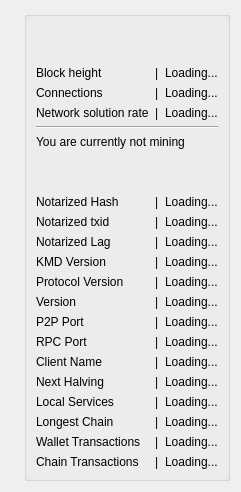
      <widget class="QWidget" name="tab_5">
       <attribute name="title">
        <string>hushd</string>
       </attribute>
       <layout class="QVBoxLayout" name="verticalLayout_7">
        <item>
         <layout class="QHBoxLayout" name="horizontalLayout_14">
          <item>
           <widget class="FilledIconLabel" name="hushlogo">
            <property name="sizePolicy">
             <sizepolicy hsizetype="Expanding" vsizetype="Expanding">
              <horstretch>0</horstretch>
              <verstretch>0</verstretch>
             </sizepolicy>
            </property>
            <property name="text">
             <string/>
            </property>
            <property name="scaledContents">
             <bool>false</bool>
            </property>
           </widget>
          </item>
          <item>
           <widget class="QGroupBox" name="groupBox_5">
            <property name="title">
             <string/>
            </property>
            <layout class="QGridLayout" name="gridLayout_5">
             <item row="5" column="0" colspan="3">
              <widget class="QLabel" name="label_14">
               <property name="text">
                <string>You are currently not mining</string>
               </property>
              </widget>
             </item>
             <item row="6" column="0">
              <spacer name="verticalSpacer_4">
               <property name="orientation">
                <enum>Qt::Vertical</enum>
               </property>
               <property name="sizeHint" stdset="0">
                <size>
                 <width>20</width>
                 <height>40</height>
                </size>
               </property>
              </spacer>
             </item>
             <item row="2" column="2">
              <widget class="QLabel" name="numconnections">
               <property name="text">
                <string>Loading...</string>
               </property>
              </widget>
             </item>
             <item row="1" column="0">
              <widget class="QLabel" name="heightLabel">
               <property name="text">
                <string>Block height</string>
               </property>
              </widget>
             </item>

             <item row="7" column="0">
              <widget class="QLabel" name="notarizedhashlabel">
               <property name="text">
                <string>Notarized Hash</string>
               </property>
              </widget>
             </item>
             <item row="7" column="2">
              <widget class="QLabel" name="notarizedhashvalue">
               <property name="text">
                <string>Loading...</string>
               </property>
              </widget>
             </item>
             <item row="7" column="1">
              <widget class="QLabel" name="notarizedhashspacer">
               <property name="text">
                <string>|</string>
               </property>
              </widget>
             </item>

             <item row="8" column="0">
              <widget class="QLabel" name="notarizedtxidlabel">
               <property name="text">
                <string>Notarized txid</string>
               </property>
              </widget>
             </item>
             <item row="8" column="2">
              <widget class="QLabel" name="notarizedtxidvalue">
               <property name="text">
                <string>Loading...</string>
               </property>
              </widget>
             </item>
             <item row="8" column="1">
              <widget class="QLabel" name="notarizedtxidspacer">
               <property name="text">
                <string>|</string>
               </property>
              </widget>
             </item>

             <item row="9" column="0">
              <widget class="QLabel" name="laglabel">
               <property name="text">
                <string>Notarized Lag</string>
               </property>
              </widget>
             </item>
             <item row="9" column="2">
              <widget class="QLabel" name="lagvalue">
               <property name="text">
                <string>Loading...</string>
               </property>
              </widget>
             </item>
             <item row="9" column="1">
              <widget class="QLabel" name="lagspacer">
               <property name="text">
                <string>|</string>
               </property>
              </widget>
             </item>

             <item row="10" column="0">
              <widget class="QLabel" name="kmdversionlabel">
               <property name="text">
                <string>KMD Version</string>
               </property>
              </widget>
             </item>
             <item row="10" column="2">
              <widget class="QLabel" name="kmdversion">
               <property name="text">
                <string>Loading...</string>
               </property>
              </widget>
             </item>
             <item row="10" column="1">
              <widget class="QLabel" name="kmdversionspacer">
               <property name="text">
                <string>|</string>
               </property>
              </widget>
             </item>


             <item row="11" column="0">
              <widget class="QLabel" name="protocolversionlabel">
               <property name="text">
                <string>Protocol Version</string>
               </property>
              </widget>
             </item>
             <item row="11" column="2">
              <widget class="QLabel" name="protocolversion">
               <property name="text">
                <string>Loading...</string>
               </property>
              </widget>
             </item>
             <item row="11" column="1">
              <widget class="QLabel" name="protocolversionspacer">
               <property name="text">
                <string>|</string>
               </property>
              </widget>
             </item>


             <item row="12" column="0">
              <widget class="QLabel" name="versionlabel">
               <property name="text">
                <string>Version</string>
               </property>
              </widget>
             </item>
             <item row="12" column="2">
              <widget class="QLabel" name="version">
               <property name="text">
                <string>Loading...</string>
               </property>
              </widget>
             </item>
             <item row="12" column="1">
              <widget class="QLabel" name="versionspacer">
               <property name="text">
                <string>|</string>
               </property>
              </widget>
             </item>

             <item row="13" column="0">
              <widget class="QLabel" name="p2pportlabel">
               <property name="text">
                <string>P2P Port</string>
               </property>
              </widget>
             </item>
             <item row="13" column="2">
              <widget class="QLabel" name="p2pport">
               <property name="text">
                <string>Loading...</string>
               </property>
              </widget>
             </item>
             <item row="13" column="1">
              <widget class="QLabel" name="p2pportspacer">
               <property name="text">
                <string>|</string>
               </property>
              </widget>
             </item>


             <item row="14" column="0">
              <widget class="QLabel" name="rpcportlabel">
               <property name="text">
                <string>RPC Port</string>
               </property>
              </widget>
             </item>
             <item row="14" column="2">
              <widget class="QLabel" name="rpcport">
               <property name="text">
                <string>Loading...</string>
               </property>
              </widget>
             </item>
             <item row="14" column="1">
              <widget class="QLabel" name="rpcportspacer">
               <property name="text">
                <string>|</string>
               </property>
              </widget>
             </item>

             <item row="15" column="0">
              <widget class="QLabel" name="clientnamelabel">
               <property name="text">
                <string>Client Name</string>
               </property>
              </widget>
             </item>
             <item row="15" column="2">
              <widget class="QLabel" name="clientname">
               <property name="text">
                <string>Loading...</string>
               </property>
              </widget>
             </item>
             <item row="15" column="1">
              <widget class="QLabel" name="clientnamespacer">
               <property name="text">
                <string>|</string>
               </property>
              </widget>
             </item>

             <item row="16" column="0">
              <widget class="QLabel" name="halvinglabel">
               <property name="text">
                <string>Next Halving</string>
               </property>
              </widget>
             </item>
             <item row="16" column="2">
              <widget class="QLabel" name="halving">
               <property name="text">
                <string>Loading...</string>
               </property>
              </widget>
             </item>
             <item row="16" column="1">
              <widget class="QLabel" name="halvingspacer">
               <property name="text">
                <string>|</string>
               </property>
              </widget>
             </item>

             <item row="17" column="0">
              <widget class="QLabel" name="localserviceslabel">
               <property name="text">
                <string>Local Services</string>
               </property>
              </widget>
             </item>
             <item row="17" column="2">
              <widget class="QLabel" name="localservices">
               <property name="text">
                <string>Loading...</string>
               </property>
              </widget>
             </item>
             <item row="17" column="1">
              <widget class="QLabel" name="localservicesspacer">
               <property name="text">
                <string>|</string>
               </property>
              </widget>
             </item>

             <item row="18" column="0">
              <widget class="QLabel" name="longestchainlabel">
               <property name="text">
                <string>Longest Chain</string>
               </property>
              </widget>
             </item>
             <item row="18" column="2">
              <widget class="QLabel" name="longestchain">
               <property name="text">
                <string>Loading...</string>
               </property>
              </widget>
             </item>
             <item row="18" column="1">
              <widget class="QLabel" name="longestchainspacer">
               <property name="text">
                <string>|</string>
               </property>
              </widget>
             </item>

             <item row="19" column="0">
              <widget class="QLabel" name="txcountlabel">
               <property name="text">
                <string>Wallet Transactions</string>
               </property>
              </widget>
             </item>
             <item row="19" column="2">
              <widget class="QLabel" name="txcount">
               <property name="text">
                <string>Loading...</string>
               </property>
              </widget>
             </item>
             <item row="19" column="1">
              <widget class="QLabel" name="txcountspacer">
               <property name="text">
                <string>|</string>
               </property>
              </widget>
             </item>

             <item row="20" column="0">
              <widget class="QLabel" name="chaintxcountlabel">
               <property name="text">
                <string>Chain Transactions</string>
               </property>
              </widget>
             </item>
             <item row="20" column="2">
              <widget class="QLabel" name="chaintxcount">
               <property name="text">
                <string>Loading...</string>
               </property>
              </widget>
             </item>
             <item row="20" column="1">
              <widget class="QLabel" name="chaintxcountspacer">
               <property name="text">
                <string>|</string>
               </property>
              </widget>
             </item>

             <item row="3" column="2">
              <widget class="QLabel" name="solrate">
               <property name="text">
                <string>Loading...</string>
               </property>
              </widget>
             </item>
             <item row="3" column="0">
              <widget class="QLabel" name="label_12">
               <property name="text">
                <string>Network solution rate</string>
               </property>
              </widget>
             </item>
             <item row="2" column="0">
              <widget class="QLabel" name="label_8">
               <property name="text">
                <string>Connections</string>
               </property>
              </widget>
             </item>
             <item row="1" column="2">
              <widget class="QLabel" name="blockheight">
               <property name="text">
                <string>Loading...</string>
               </property>
              </widget>
             </item>
             <item row="4" column="0" colspan="3">
              <widget class="Line" name="line_2">
               <property name="orientation">
                <enum>Qt::Horizontal</enum>
               </property>
              </widget>
             </item>
             <item row="0" column="0">
              <spacer name="verticalSpacer_3">
               <property name="orientation">
                <enum>Qt::Vertical</enum>
               </property>
               <property name="sizeHint" stdset="0">
                <size>
                 <width>20</width>
                 <height>40</height>
                </size>
               </property>
              </spacer>
             </item>
             <item row="3" column="1">
              <widget class="QLabel" name="label_9">
               <property name="text">
                <string>|</string>
               </property>
              </widget>
             </item>
             <item row="2" column="1">
              <widget class="QLabel" name="label_11">
               <property name="text">
                <string>|</string>
               </property>
              </widget>
             </item>
             <item row="1" column="1">
              <widget class="QLabel" name="label_13">
               <property name="text">
                <string>|</string>
               </property>
              </widget>
             </item>
            </layout>
           </widget>
          </item>
         </layout>
        </item>
       </layout>
      </widget>
